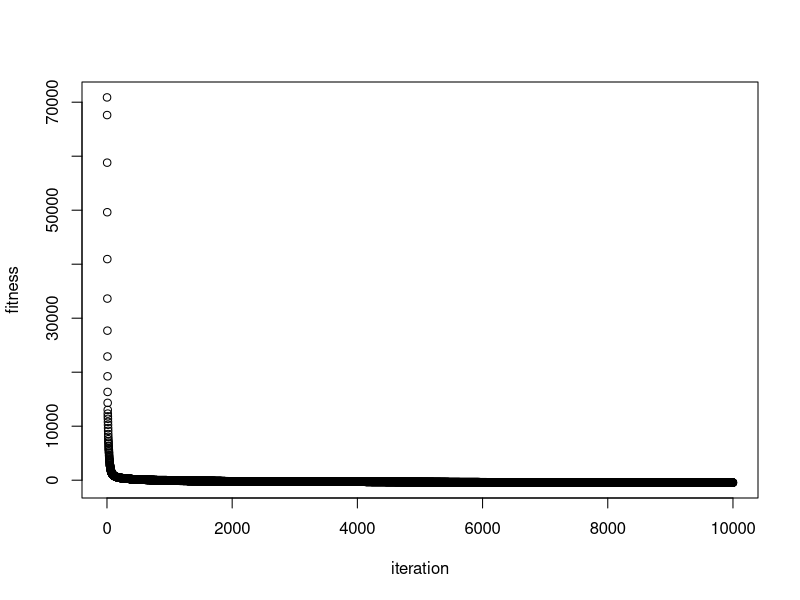

Write R code to recreate this figure.
fpe = read.table("LocalFitnessRR.txt", col.names=c("fitness"))
iteration = array(1:10000)
# fpe
attach(fpe)

plot(iteration,fitness)
# boxplot(fitness)
# abline(lm(fpe~x))
# plot(wt, mpg) 
# abline(lm(mpg~wt))
# title("Fitness variation to fixed W")